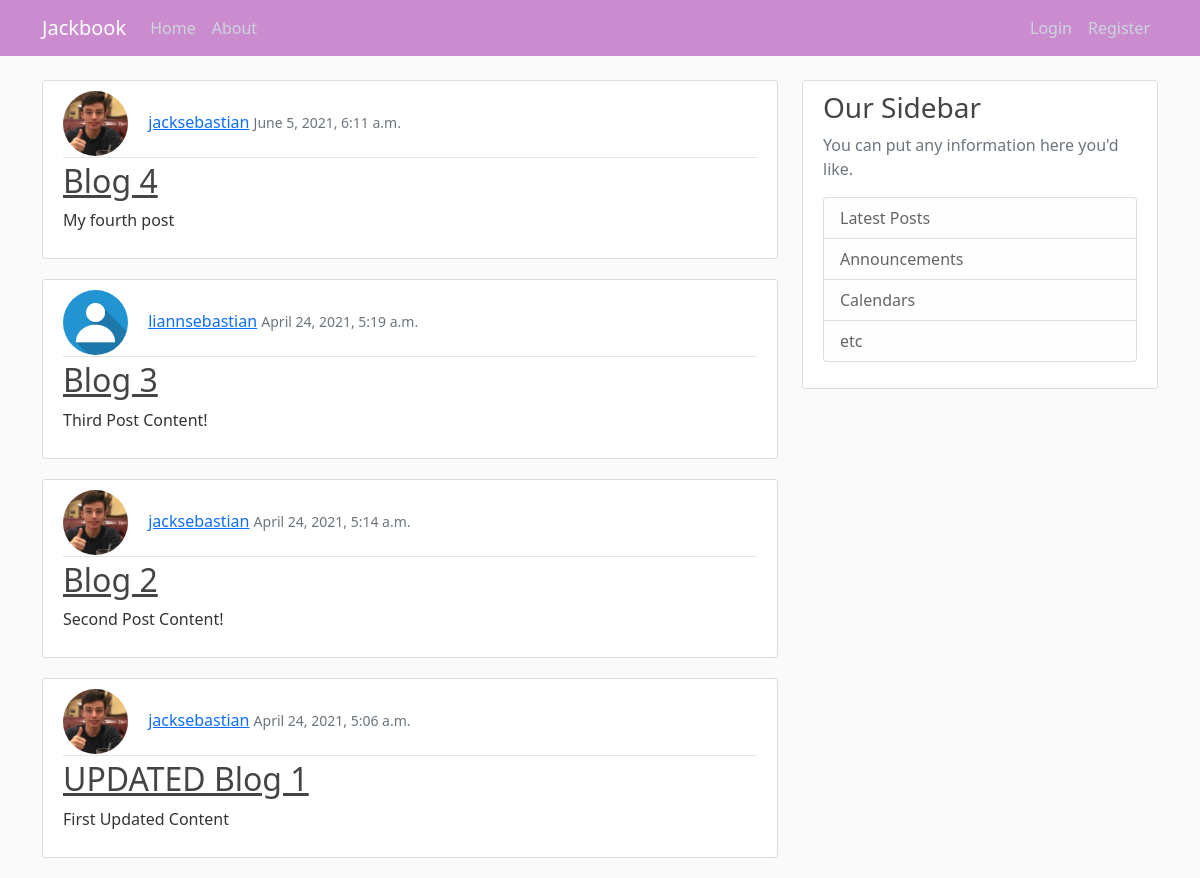
/, run on an earlier commit of the app's database.
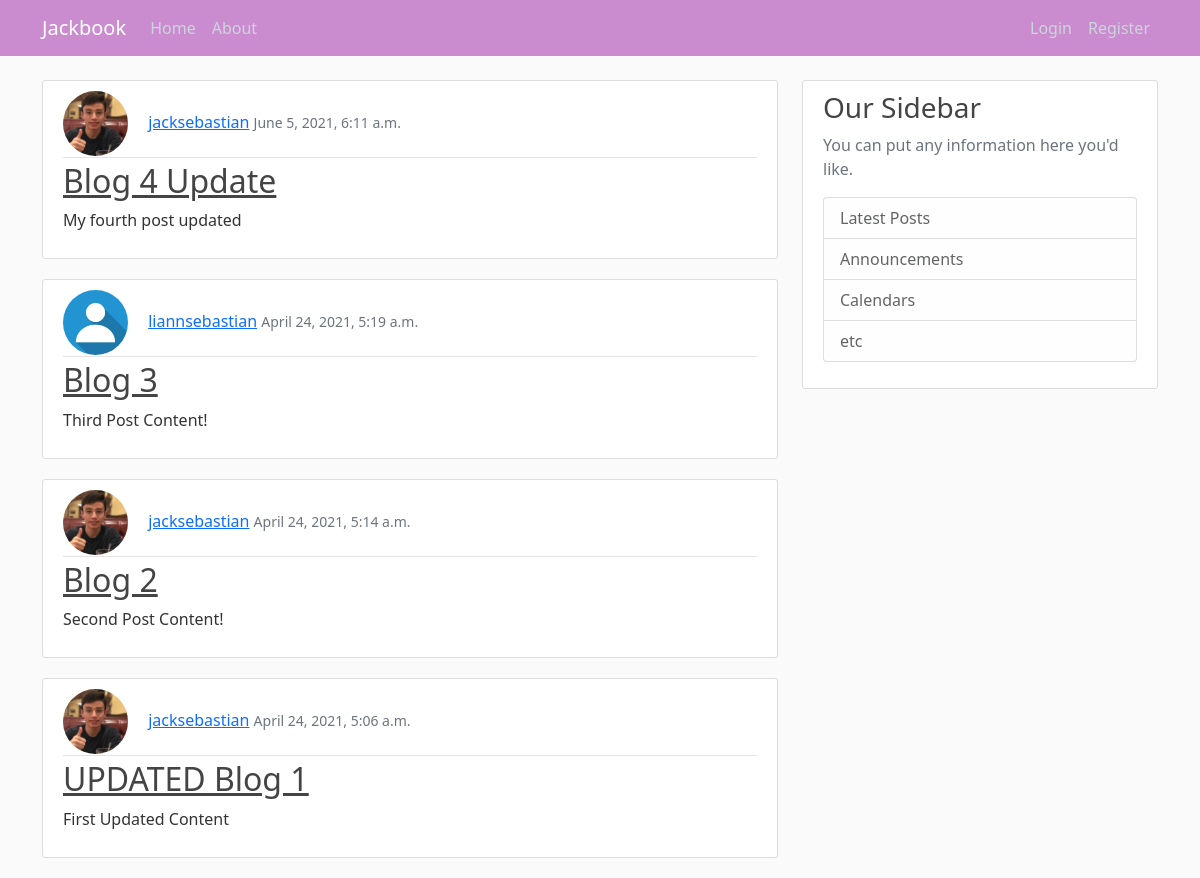
And on a later commit of the database.
### blog/models.py (models this page shows, shortened)
class Post(models.Model):
    author = models.ForeignKey(User, on_delete=models.CASCADE)
    title = models.CharField(max_length=100)
    content = models.TextField()
    date_posted = models.DateTimeField(default=timezone.now)

### users/models.py (models this page shows, shortened)
class Profile(models.Model):
    user = models.OneToOneField(User, on_delete=models.CASCADE)
    image = models.ImageField(default='default.png', upload_to='profile_pics')

### blog/views.py (the view)
# urls.py: path('', PostListView.as_view(), name='blog-home'),
class PostListView(ListView):
    model = Post
    template_name = 'blog/home.html' # <app>/<modal>_<viewtype>.html
    context_object_name = 'posts'
    ordering = ['-date_posted']
    paginate_by = 10

### blog/templates/blog/home.html (shortened to what this page needs)
{% extends "blog/base.html" %}
{% block content %}
    {% for post in posts %}
        <article class="media content-section">
            <div class="media-body">
                <div class="article-metadata">
                    <img class="rounded-circle article-img" src="{{ post.author.profile.image.url }}">
                    <a class="mr-2" href="#">{{ post.author }}</a>
                    <small class="text-muted">{{ post.date_posted }}</small>
                </div>
                <h2><a class="article-title" href="{% url 'post-detail' post.id %}">{{ post.title }}</a></h2>
                <p class="article-content">{{ post.content }}</p>
            </div>
        </article>
    {% endfor %}
{% endblock content %}

What changed in the data, as far as the page shows it:
changed Post: title "Blog 4" → "Blog 4 Update"; content "My fourth post" → "My fourth post updated"
